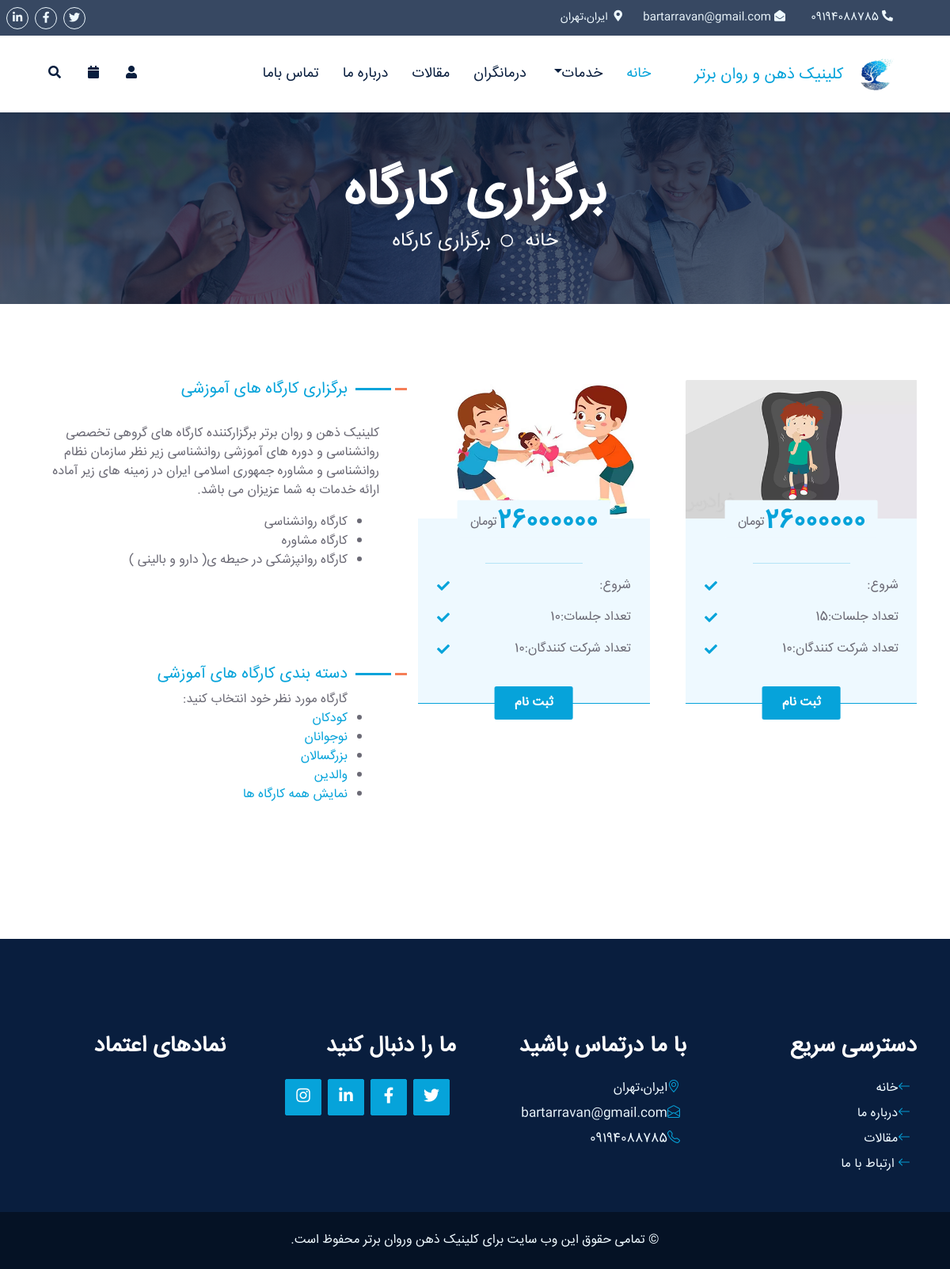
Page /categoryw/1 on the committed database.
### main_app/models.py (models this page shows, shortened)
class ClinicInfoClass(models.Model):
    name = models.CharField(max_length=50, verbose_name="نام کلینیک")
    address = models.TextField(verbose_name="آدرس")
    phoneNumber = models.CharField(max_length=20, verbose_name="شماره تلفن ثابت",null=True)
    mobileNumber = models.CharField(max_length=20, verbose_name="شماره موبایل")
    email = models.EmailField(verbose_name="ایمیل", blank=True, null=True)
    logo = models.ImageField(upload_to='clinic/logo/', verbose_name="لوگو", blank=True, null=True)
    latitude = models.DecimalField(max_digits=9, decimal_places=6, verbose_name="عرض جغرافیایی", blank=True, null=True)
    longitude = models.DecimalField(max_digits=9, decimal_places=6, verbose_name="طول جغرافیایی", blank=True, null=True)
    instagram = models.URLField(verbose_name="لینک اینستاگرام", blank=True, null=True)
    youtube = models.URLField(verbose_name="لینک یوتیوب", blank=True, null=True)
    linkedin = models.URLField(verbose_name="لینک لینکدین", blank=True, null=True)
    facebook = models.URLField(verbose_name="لینک فیسبوک", blank=True, null=True)
    twitter = models.URLField(verbose_name="لینک توییتر", blank=True, null=True)

class staticcontentClass (models.Model):
    key=models.CharField(max_length=15,verbose_name="کلید")
    txt=RichTextField(verbose_name="متن")
    title=models.CharField(max_length=100,null=True,verbose_name="عنوان")
    class Meta:
        verbose_name = "متن ثابت"
        verbose_name_plural = "متون ثابت"

class categorywsClass(models.Model):
    title=models.CharField(max_length=30,verbose_name="عنوان")

class workshopClass(models.Model):
    service=models.ForeignKey(serviceClass,null=True,on_delete=models.CASCADE,limit_choices_to={'category__title': 'برگزاری کارگاه'},related_name="srv",verbose_name="دسته بندی")
    startw = jmodels.jDateField(verbose_name="تاریخ شروع")
    price=models.IntegerField(verbose_name="قیمت")
    numbsession=models.CharField(max_length=50,verbose_name="تعداد جلسات")
    numbparticipants=models.CharField(max_length=30,verbose_name="تعداد شرکت کنندگان")
    remainingparticipants=models.PositiveIntegerField(default=0,verbose_name="ظرفیت باقیمانده")
    img=models.ImageField(upload_to="photo", null=True,verbose_name="تصویر")
    categoryw=models.ForeignKey(categorywsClass,null=True,on_delete=models.CASCADE,related_name="cw",verbose_name="طیقه بندی")

### main_app/views.py (the view)
# urls.py: path('categoryw/<adad>', categoryw),
def categoryw(request,adad):
    stc=staticcontentClass.objects.filter(key='workshop')
    stp=staticphotoClass.objects.filter(key='workshop')
    ws=workshopClass.objects.filter(categoryw_id=adad)
    cws=categorywsClass.objects.all()
    cinfo=ClinicInfoClass.objects.all()
    return render(request,'main_app/workshop.html',context={"cnt":stc,"ph":stp , "w":ws , "cw":cws,"cinfo":cinfo})

### main_app/templates/main_app/workshop.html (shortened to what this page needs)
{%extends "main_app/layout.html"%}
{% load static %}
{%block "titlepage"%}
برگزاری کارگاه
{%endblock%}
{%block "homepage"%}
خانه
{%endblock%}
{%block "titlepage2"%}
برگزاری کارگاه
{%endblock%}
{%block "content"%}
    <div class="container-fluid py-5 wow fadeInUp" data-wow-delay="0.1s" >
        <div class="container">
            <div class="row g-5">
                <div class="col-lg-5" style="direction: rtl;">
                    <div class="section-title mb-4">
                        <h5 class="position-relative d-inline-block text-primary text-uppercase" style="margin-right: 40px;">  {{cnt.0.title}} </h5>
                    </div>
                    <p class="mb-4">{{cnt.0.txt|safe}} </p>
                   <br/><br/><br/><br/>
                   <div class="section-title mb-4">
                   <h5 class="position-relative d-inline-block text-primary text-uppercase" style="margin-right: 40px;">دسته بندی کارگاه های آموزشی</h5>
                   <ul>
                    گارگاه مورد نظر خود انتخاب کنید:
                    {%for i in cw%}
                    <li><a href="/categoryw/{{i.id}}">{{i.title}}</a></li>
                    {%endfor%}
                    <li><a href="/workshop">نمایش همه کارگاه ها</a></li>
                   </div>
                </div>
                <div class="col-lg-7"  >
                    <div class="owl-carousel price-carousel wow zoomIn" data-wow-delay="0.9s">
                        {%for i in w%}
                        <div class="price-item pb-4">
                            <div class="position-relative" >
                                <img class="img-fluid rounded-top " src="{{i.img.url}}" alt="" >
                                <div class="d-flex align-items-center justify-content-center bg-light rounded pt-2 px-3 position-absolute top-100 start-50 translate-middle" style="z-index: 2;">
                                    تومان<h2 class="text-primary m-0" >  {{i.price}} </h2>
                                </div>
                            </div>
                            <div class="position-relative text-center bg-light border-bottom border-primary py-5 p-4" style="direction: rtl;">
                                <hr class="text-primary w-50 mx-auto mt-0">
                                <div class="d-flex justify-content-between mb-3"><span>شروع:{{i.startw}} </span><i class="fa fa-check text-primary pt-1"></i></div>
                                <div class="d-flex justify-content-between mb-3"><span>تعداد جلسات:{{i.numbsession}}</span><i class="fa fa-check text-primary pt-1"></i></div>
                                <div class="d-flex justify-content-between mb-2"><span>تعداد شرکت کنندگان:{{i.numbparticipants}}</span><i class="fa fa-check text-primary pt-1"></i></div>
                                <a href="/addcart/{{i.service.id}}" class="btn btn-primary py-2 px-4 position-absolute top-100 start-50 translate-middle">ثبت نام</a>
                            </div>
                        </div>
                        {%endfor%}
                    </div>
                </div>
            </div>
        </div>
    </div>
{%endblock%}

### main_app/templates/main_app/layout.html (shortened to what this page needs)
<!DOCTYPE html>
<html lang="en">
<head>
    {%load static%}
    <link href="https://cdnjs.cloudflare.com/ajax/libs/font-awesome/5.10.0/css/all.min.css" rel="stylesheet">
    <link href="https://cdn.jsdelivr.net/npm/bootstrap-icons@1.4.1/font/bootstrap-icons.css" rel="stylesheet">
    <link href="{%static 'main_app/'%}lib/owlcarousel/assets/owl.carousel.min.css" rel="stylesheet">
    <link href="{%static 'main_app/'%}lib/animate/animate.min.css" rel="stylesheet">
    <link href="{%static 'main_app/'%}lib/tempusdominus/css/tempusdominus-bootstrap-4.min.css" rel="stylesheet" />
    <link href="{%static 'main_app/'%}lib/twentytwenty/twentytwenty.css" rel="stylesheet" />
    <link href="{%static 'main_app/'%}css/bootstrap.min.css" rel="stylesheet">
    <link href="{%static 'main_app/'%}css/style.css" rel="stylesheet">
</head>
<body>
    <div class="container-fluid  px-5 d-none d-lg-block" style="font-family: myfont; background-color:#091e3ecf ">
        <div class="row gx-0" style="direction: rtl;">
            <div class="col-lg-8 text-center text-lg-start mb-2 mb-lg-0">
                <div class="d-inline-flex align-items-center" style="height: 45px; margin-left: 390px;">
                    {%for i in cinfo%}
                    <small class="me-3 text-light" style="width: 120px; text-align:right"><i class="fa fa-phone-alt me-2"></i>&nbsp;{{i.mobileNumber}}</small>
                    <small class="me-3 text-light" style="width: 190px; text-align:right"><i class="fa fa-envelope-open me-2"></i>&nbsp;{{i.email}}</small>
                    <small class="me-3 text-light" style="width: 400px; text-align:right"><i class="fa fa-map-marker-alt me-2"></i>&nbsp; {{i.address}}</small>
                </div>
            </div>
            <div class="col-lg-4 text-center text-lg-end" style="padding-right: 300px;">
                <div class="d-inline-flex align-items-center" style="height: 45px;">
                    <a class="btn btn-sm btn-outline-light btn-sm-square rounded-circle me-2" href="{{i.twitter}}"><i class="fab fa-twitter fw-normal"></i></a>
                    <a class="btn btn-sm btn-outline-light btn-sm-square rounded-circle me-2" href="{{i.facebook}}"><i class="fab fa-facebook-f fw-normal"></i></a>
                    <a class="btn btn-sm btn-outline-light btn-sm-square rounded-circle me-2" href="{{i.linkedin}}"><i class="fab fa-linkedin-in fw-normal"></i></a>
                </div>
            </div>
        </div>
    </div>
   <nav class="navbar navbar-expand-lg bg-white navbar-light shadow-sm px-5 py-3 py-lg-0" style="direction: rtl;">
    <a href="index.html" class="navbar-brand p-0">
        <h5 class="m-0 text-primary">
            <img src="{{i.logo.url}}" alt="لوگوی کلینیک روانشناسی ذهن و روان برتر" width="65" height="40">
            کلینیک ذهن و روان برتر
        </h5>
        {%endfor%}
    </a>
    <div class="collapse navbar-collapse" id="navbarCollapse" style="margin-right: 40px;">
        <div class="navbar-nav ms-auto py-0">
            <a href="/" class="nav-item nav-link active">خانه</a>
            <div class="nav-item dropdown">
                <a href="#" class="nav-link dropdown-toggle" data-bs-toggle="dropdown">خدمات</a>
            </div>
            <a href="/team" class="nav-item nav-link">درمانگران</a>
            <a href="/article" class="nav-item nav-link">مقالات</a>
            <a href="/about" class="nav-item nav-link">درباره ما</a>
            <a href="/contact" class="nav-item nav-link">تماس باما</a>
        </div>
    </div>
    <div class="d-none d-lg-flex align-items-center">
{%if user.is_authenticated%}
         <div class="dropdown">
            <button class="btn  dropdown-toggle  text-dark me-2" type="button" id="userDropdown" data-bs-toggle="dropdown" aria-expanded="false">
            <i class="fa fa-user"></i>
            </button>
           <ul class="dropdown-menu" aria-labelledby="userDropdown" style="text-align:right">
            <li><h6 class="dropdown-item text-primary" > {{user.first_name}}  {{user.last_name}}</h6></li>
           <li><a class="dropdown-item" href="/panel">حساب کاربری</a></li>
            <li><a class="dropdown-item" href="/logout" >خروج</a></li>
           </ul>
        </div>
{%else%}
        <button type="button" class="btn text-dark me-2" data-bs-toggle="modal" data-bs-target="#userModal">
            <i class="fa fa-user"></i>
        </button>
{%endif%}
{%if user.is_authenticated%}
        <div class="dropdown1" style="width: auto; position: relative; " >
            <button class="btn  dropdown-toggle  text-dark me-2" type="button" id="bagDropdown" data-bs-toggle="dropdown" aria-expanded="false">
            <i class="fa fa-calendar"></i>
            </button>
           <ul class="dropdown-menu p-3 shadow-lg " aria-labelledby="bagDropdown" style="text-align:right" >
            {% if reservation %}
            <li class="dropdown-header text-primary">نوبت‌ها<i class="fa fa-clock me-2 "></i></li>
                {% for reservation in reservation %}
                <li>
                    <h6 class="dropdown-item text-dark">
                        {{ reservation.appointment.therapeutist.name }}<br>
                        {{ reservation.appointment.schedule.start_time }} - {{ reservation.appointment.schedule.end_time }}|
                        {{ reservation.appointment.schedule.date }}
                    </h6>
                {%endfor%}
                    <a href="/checkoutR/" class="btn btn-sm btn-outline-primary">
                        پرداخت
                    </a>
                </li>
        <hr class="dropdown-divider">
            {%endif%}
            {%if order%}
            <li class="dropdown-header text-primary">کارگاه‌ها<i class="fa fa-calendar-alt me-2"></i></li>
                {% for i in order.items.all %}
                <li>
                    <h6 class="dropdown-item text-dark">
                        {{ i.service.title }}<br>
                        تاریخ شروع:
                        {{ i.service.srv.first.startw }}
                    </h6>
                {%endfor%}
                    <a href="/checkout/" class="btn btn-sm btn-outline-primary">
                        پرداخت
                    </a>
                </li>
                    <hr class="dropdown-divider">
            {% endif %}
           </ul>
        </div>
{%else%}
        <button type="button" class="btn text-dark me-2" data-bs-toggle="modal" data-bs-target="#bagModal">
            <i class="fa fa-calendar"></i>
        </button>
{%endif%}
        <button type="button" class="btn text-dark me-2" data-bs-toggle="modal" data-bs-target="#searchModal">
            <i class="fa fa-search"></i>
        </button>
    </div>
</nav>
    <div class="container-fluid bg-primary py-5 hero-header1 mb-5">
        <div class="row py-3">
            <div class="col-12 text-center">
                <h1 class="display-3 text-white animated zoomIn">
                    {%block "titlepage"%}
                    {%endblock%}
                </h1>
                <a href=" " class="h4 text-white">
                    {%block "homepage"%}
                    {%endblock%}
                </a>
                <i class="far fa-circle text-white px-2"></i>
                <a href=" " class="h4 text-white">
                    {%block "titlepage2"%}
                    {%endblock%}
                </a>
            </div>
        </div>
    </div>
                    {%block "content"%}
                    {%endblock%}
    <div class="container-fluid position-relative pt-5 wow fadeInUp" data-wow-delay="0.1s" style="z-index: 1; direction:rtl ">
    </div>
    <div class="container-fluid bg-dark text-light py-5 wow fadeInUp" data-wow-delay="0.3s" style="margin-top: 50px; direction:rtl">
        <div class="container pt-5">
            <div class="row g-5 pt-4">
                <div class="col-lg-3 col-md-6">
                    <h3 class="text-white mb-4">دسترسی سریع</h3>
                    <div class="d-flex flex-column justify-content-start">
                        <a class="text-light mb-2" href="/"><i class="bi bi-arrow-left text-primary me-2"></i>خانه</a>
                        <a class="text-light mb-2" href="/about"><i class="bi bi-arrow-left text-primary me-2"></i>درباره ما</a>
                        <a class="text-light mb-2" href="/article"><i class="bi bi-arrow-left text-primary me-2"></i>مقالات</a>
                        <a class="text-light" href="/contact"><i class="bi bi-arrow-left text-primary me-2"></i> ارتباط با ما</a>
                    </div>
                </div>
                <div class="col-lg-3 col-md-6">
                    <h3 class="text-white mb-4">با ما درتماس باشید</h3>
                    {%for i in cinfo%}
                    <p class="mb-2"><i class="bi bi-geo-alt text-primary me-2"></i>{{i.address}}</p>
                    <p class="mb-2"><i class="bi bi-envelope-open text-primary me-2"></i>{{i.email}}</p>
                    <p class="mb-0"><i class="bi bi-telephone text-primary me-2"></i>{{i.mobileNumber}}</p>
                </div>
                <div class="col-lg-3 col-md-6">
                    <h3 class="text-white mb-4">ما را دنبال کنید</h3>
                    <div class="d-flex">
                        <a class="btn btn-lg btn-primary btn-lg-square rounded me-2" href="{{i.twitter}}"><i class="fab fa-twitter fw-normal"></i></a>
                        <a class="btn btn-lg btn-primary btn-lg-square rounded me-2" href="{{i.facebook}}"><i class="fab fa-facebook-f fw-normal"></i></a>
                        <a class="btn btn-lg btn-primary btn-lg-square rounded me-2" href="{{i.linkedin}}"><i class="fab fa-linkedin-in fw-normal"></i></a>
                        <a class="btn btn-lg btn-primary btn-lg-square rounded me-2" href="{{i.instagram}}"><i class="fab fa-instagram fw-normal"></i></a>
                    </div>
                    {%endfor%}
                </div>
                <div class="col-lg-3 col-md-6">
                    <h3 class="text-white mb-4">نمادهای اعتماد</h3>
                    <div class="d-flex flex-column justify-content-start">
                        <a target='_blank' href=''></a>
                    </div>
                </div>
            </div>
        </div>
    </div>
    <div class="container-fluid text-light py-4" style="background: #051225;">
              <div class="container">
                <div class="row g-0">
                    <div class="text-center text-md-start">
                        <p class="mb-md-0" style="text-align: center;"> .تمامی حقوق این وب سایت برای کلینیک ذهن وروان برتر محفوظ است  &copy; </p>
                    </div>
                </div>
            </div>
    </div>
</body>
</html>

### rows in the picture
ClinicInfoClass: mobileNumber "09194088785", email "bartarravan@gmail.com", address "ایران،تهران", logo (picture)
staticcontentClass: title "برگزاری کارگاه های آموزشی", txt "کلینیک ذهن و روان برتر برگزارکننده کارگاه های گروهی تخصصی روانشناسی و دوره های آموزشی روانشناسی زیر نظر سازمان نظام روانشناسی و مشاوره جمهوری اسلامی ایران در زمینه های زیر آماده ارائه خدمات به شما عزیزان می باشد. کارگاه روانشناسی کارگاه مشاوره کارگاه روانپزشکی در حیطه ی( دارو و بالینی )"
categorywsClass: title "کودکان"
categorywsClass: title "نوجوانان"
categorywsClass: title "بزرگسالان"
categorywsClass: title "والدین"
workshopClass: img (picture), price "26000000", numbsession "10", numbparticipants "10"
workshopClass: img (picture), price "26000000", numbsession "15", numbparticipants "10"
